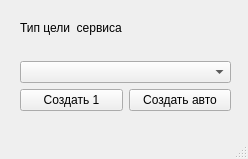
<?xml version="1.0" encoding="UTF-8"?>
<ui version="4.0">
 <class>MainWindow</class>
 <widget class="QMainWindow" name="MainWindow">
  <property name="geometry">
   <rect>
    <x>0</x>
    <y>0</y>
    <width>248</width>
    <height>159</height>
   </rect>
  </property>
  <property name="windowTitle">
   <string>MainWindow</string>
  </property>
  <widget class="QWidget" name="centralwidget">
   <widget class="QWidget" name="">
    <property name="geometry">
     <rect>
      <x>20</x>
      <y>0</y>
      <width>211</width>
      <height>111</height>
     </rect>
    </property>
    <layout class="QGridLayout" name="gridLayout">
     <item row="0" column="0">
      <widget class="QLabel" name="label">
       <property name="text">
        <string>Тип цели  сервиса</string>
       </property>
      </widget>
     </item>
     <item row="1" column="0">
      <widget class="QComboBox" name="comboBox"/>
     </item>
     <item row="2" column="0">
      <layout class="QHBoxLayout" name="horizontalLayout">
       <item>
        <widget class="QPushButton" name="pushButton_2">
         <property name="text">
          <string>Создать 1</string>
         </property>
        </widget>
       </item>
       <item>
        <widget class="QPushButton" name="pushButton">
         <property name="text">
          <string>Создать авто</string>
         </property>
        </widget>
       </item>
      </layout>
     </item>
    </layout>
   </widget>
  </widget>
  <widget class="QMenuBar" name="menubar">
   <property name="geometry">
    <rect>
     <x>0</x>
     <y>0</y>
     <width>248</width>
     <height>30</height>
    </rect>
   </property>
  </widget>
  <widget class="QStatusBar" name="statusbar"/>
 </widget>
 <resources/>
 <connections/>
</ui>
